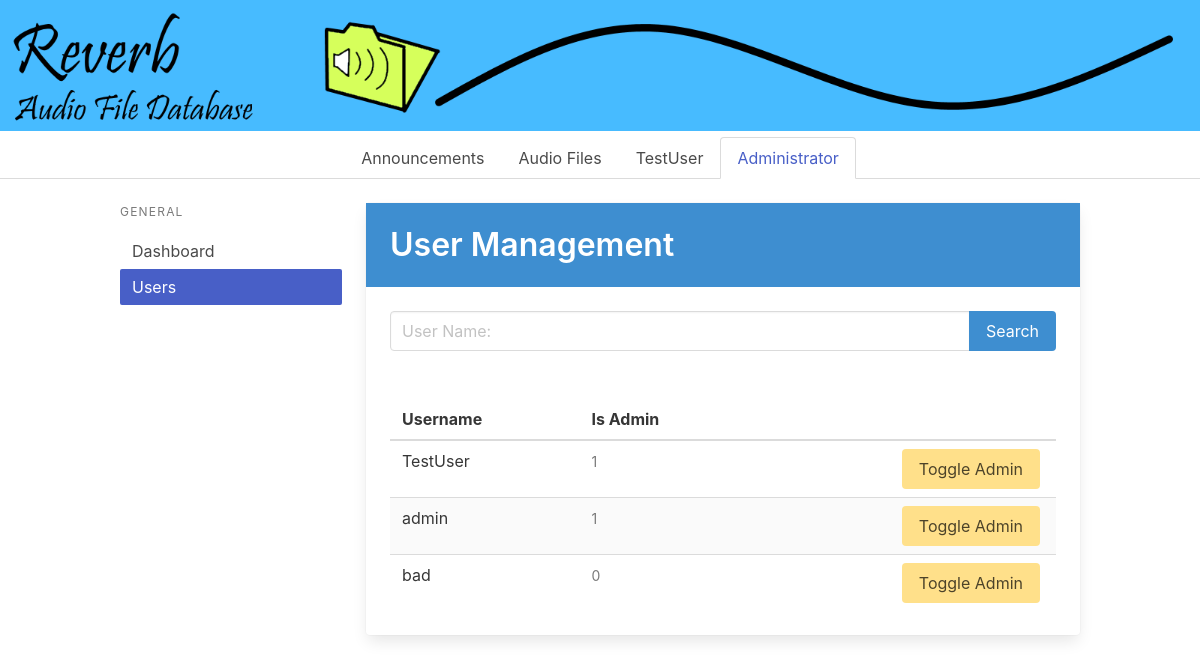
The page /admin/adminUsers.php (signed in) on the database its author committed.
### tables this page shows
CREATE TABLE `user` (
  `IDUser` int(11) NOT NULL,
  `Username` varchar(200) NOT NULL,
  `Password` varchar(200) NOT NULL,
  `IsAdmin` tinyint(1) NOT NULL DEFAULT 0
);

### admin/adminUsers.php (the view, shortened to what this page needs)
<!DOCTYPE html>
<html lang="en">
	<head>
		<link rel="stylesheet"
		href="https://cdnjs.cloudflare.com/ajax/libs/bulma/0.9.3/css/bulma.min.css">
	</head>
	<body>
		<?php include("../shared/header.php"); ?>
		<div class="container">
			<div class="columns">
				<?php include("../admin/adminDashboardSidePanel.php"); ?>
				<div class="column is-9">
					<div class="card has-table">
						<section class="hero is-info welcome is-small">
							<div class="hero-body">
								<div class="container">
									<h1 class="title">
										User Management
									</h1>
								</div>
							</div>
						</section>
						<form method="post">
							<div class="card-content">
								<div class="field has-addons">
									<div class="control is-expanded">
										<input class="input" type="text" name ="txtSearch" placeholder="User Name:">
									</div>
									<div class="control">
										<button class="button is-info" type="submit" name="btnSearch">
											Search
										</button>
									</div>
								</div>
							</div>
						</form>
						<div class="card-content">
							<div class="b-table has-pagination">
								<div class="table-wrapper has-mobile-cards">
									<table class="table is-fullwidth is-striped is-hoverable is-fullwidth">
										<thead>
											<tr>
												<th>Username</th>
												<th>Is Admin</th>
												<th></th>
											</tr>
										</thead>
										<tbody id = "userEntries">
											<?php
												if(isset($_POST['btnSearch'])) {
													$conn = new mysqli("localhost", "root", "", "reverb");
													$result=mysqli_query($conn,"SELECT * FROM `user` WHERE `Username` LIKE '%" . $_POST['txtSearch'] . "%';");
													while ($row = $result->fetch_assoc()) {
														echo	'<tr">
																	<form action="../logic/toggleAdmin.php" method="post">
																		<td>
																			<input type="hidden" name="txtUser" value = "'. $row['Username'] . '"</input>' . $row['Username'] . '
																		</td>
																		<td>
																			<small class="has-text-grey is-abbr-like">' . $row['IsAdmin'] . '</small>
																		</td>
																		<td class="is-actions-cell">
																			<div class="buttons is-right">
																				<button class="button is-warning is-primary" type="submit">
																					Toggle Admin
																				</button>
																			</div>
																		</td>
																	</form>
																</tr>';
													}
												} else {
													$conn = new mysqli("localhost", "root", "", "reverb");
													$result=mysqli_query($conn,"SELECT * FROM `user`;");
													while ($row = $result->fetch_assoc()) {
														echo	'<tr">
																	<form action="../logic/toggleAdmin.php" method="post">
																		<td>
																			<input type="hidden" name="txtUser" value = "'. $row['Username'] . '"</input>' . $row['Username'] . '
																		</td>
																		<td>
																			<small class="has-text-grey is-abbr-like">' . $row['IsAdmin'] . '</small>
																		</td>
																		<td class="is-actions-cell">
																			<div class="buttons is-right">
																				<button class="button is-warning is-primary" type="submit">
																					Toggle Admin
																				</button>
																			</div>
																		</td>
																	</form>
																</tr>';
													}
												}
											?>
										</tbody>
									</table>
								</div>
							</div>
						</div>
					</div>
				</div>
			</div>
		</div>
	</body>
</html>

### rows shown on the page
user: Username "TestUser", IsAdmin "1"
user: Username "admin", IsAdmin "1"
user: Username "bad", IsAdmin "0"

### other values the page prints
$_SESSION['username'] "TestUser"
